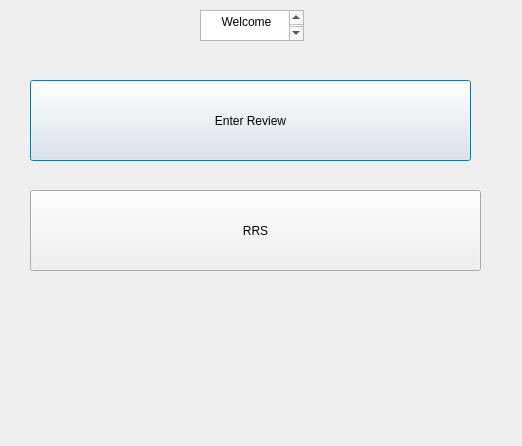
<?xml version="1.0" encoding="UTF-8"?>
<ui version="4.0">
 <class>Dialog</class>
 <widget class="QDialog" name="Dialog">
  <property name="geometry">
   <rect>
    <x>0</x>
    <y>0</y>
    <width>522</width>
    <height>446</height>
   </rect>
  </property>
  <property name="windowTitle">
   <string>Dialog</string>
  </property>
  <widget class="QPushButton" name="EnterReview">
   <property name="geometry">
    <rect>
     <x>30</x>
     <y>80</y>
     <width>441</width>
     <height>81</height>
    </rect>
   </property>
   <property name="text">
    <string>Enter Review</string>
   </property>
  </widget>
  <widget class="QPushButton" name="RRS">
   <property name="geometry">
    <rect>
     <x>30</x>
     <y>190</y>
     <width>451</width>
     <height>81</height>
    </rect>
   </property>
   <property name="text">
    <string>RRS</string>
   </property>
  </widget>
  <widget class="QPlainTextEdit" name="Heading">
   <property name="geometry">
    <rect>
     <x>200</x>
     <y>10</y>
     <width>104</width>
     <height>31</height>
    </rect>
   </property>
   <property name="plainText">
    <string>     Welcome

</string>
   </property>
  </widget>
 </widget>
 <resources/>
 <connections/>
</ui>
